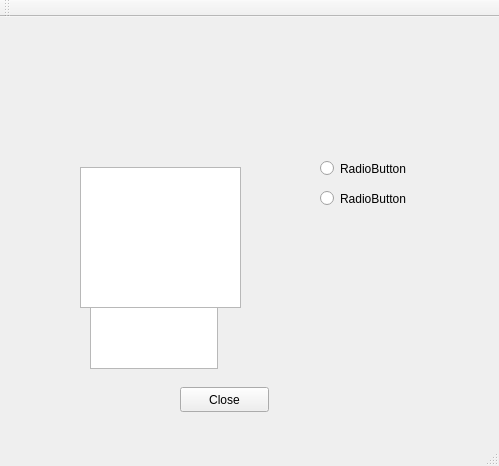
<?xml version="1.0" encoding="UTF-8"?>
<ui version="4.0">
 <class>MainWindow</class>
 <widget class="QMainWindow" name="MainWindow">
  <property name="geometry">
   <rect>
    <x>0</x>
    <y>0</y>
    <width>499</width>
    <height>466</height>
   </rect>
  </property>
  <property name="windowTitle">
   <string>MainWindow</string>
  </property>
  <widget class="QWidget" name="centralWidget">
   <widget class="QListWidget" name="listWidget">
    <property name="geometry">
     <rect>
      <x>90</x>
      <y>160</y>
      <width>128</width>
      <height>192</height>
     </rect>
    </property>
    <property name="movement">
     <enum>QListView::Static</enum>
    </property>
    <property name="spacing">
     <number>12</number>
    </property>
    <property name="viewMode">
     <enum>QListView::IconMode</enum>
    </property>
   </widget>
   <widget class="QStackedWidget" name="stackedWidget">
    <property name="geometry">
     <rect>
      <x>100</x>
      <y>40</y>
      <width>120</width>
      <height>80</height>
     </rect>
    </property>
    <widget class="QWidget" name="page"/>
    <widget class="QWidget" name="page_2"/>
   </widget>
   <widget class="QPushButton" name="pushButton">
    <property name="geometry">
     <rect>
      <x>180</x>
      <y>370</y>
      <width>89</width>
      <height>25</height>
     </rect>
    </property>
    <property name="text">
     <string>Close</string>
    </property>
   </widget>
   <widget class="QListWidget" name="listWidget_2">
    <property name="geometry">
     <rect>
      <x>80</x>
      <y>150</y>
      <width>161</width>
      <height>141</height>
     </rect>
    </property>
   </widget>
   <widget class="QRadioButton" name="radioButton">
    <property name="geometry">
     <rect>
      <x>320</x>
      <y>140</y>
      <width>112</width>
      <height>23</height>
     </rect>
    </property>
    <property name="text">
     <string>RadioButton</string>
    </property>
   </widget>
   <widget class="QRadioButton" name="radioButton_2">
    <property name="geometry">
     <rect>
      <x>320</x>
      <y>170</y>
      <width>112</width>
      <height>23</height>
     </rect>
    </property>
    <property name="text">
     <string>RadioButton</string>
    </property>
   </widget>
  </widget>
  <widget class="QMenuBar" name="menuBar">
   <property name="geometry">
    <rect>
     <x>0</x>
     <y>0</y>
     <width>499</width>
     <height>22</height>
    </rect>
   </property>
  </widget>
  <widget class="QToolBar" name="mainToolBar">
   <attribute name="toolBarArea">
    <enum>TopToolBarArea</enum>
   </attribute>
   <attribute name="toolBarBreak">
    <bool>false</bool>
   </attribute>
  </widget>
  <widget class="QStatusBar" name="statusBar"/>
 </widget>
 <layoutdefault spacing="6" margin="11"/>
 <resources/>
 <connections/>
</ui>
